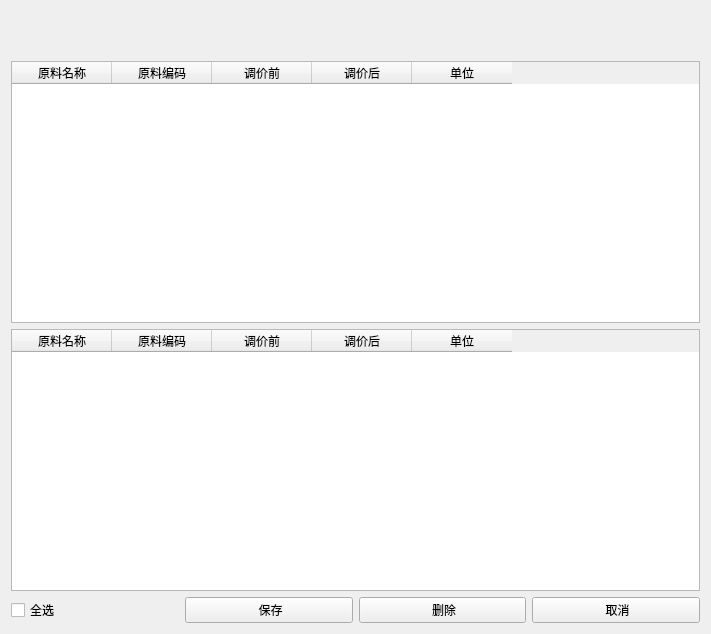
<?xml version="1.0" encoding="UTF-8"?>
<ui version="4.0">
 <class>addcostmaterial</class>
 <widget class="QWidget" name="addcostmaterial">
  <property name="geometry">
   <rect>
    <x>0</x>
    <y>0</y>
    <width>711</width>
    <height>634</height>
   </rect>
  </property>
  <property name="windowTitle">
   <string>Form</string>
  </property>
  <property name="styleSheet">
   <string notr="true"/>
  </property>
  <layout class="QVBoxLayout" name="verticalLayout">
   <item>
    <spacer name="horizontalSpacer">
     <property name="orientation">
      <enum>Qt::Horizontal</enum>
     </property>
     <property name="sizeHint" stdset="0">
      <size>
       <width>40</width>
       <height>25</height>
      </size>
     </property>
    </spacer>
   </item>
   <item>
    <spacer name="horizontalSpacer_2">
     <property name="orientation">
      <enum>Qt::Horizontal</enum>
     </property>
     <property name="sizeHint" stdset="0">
      <size>
       <width>40</width>
       <height>25</height>
      </size>
     </property>
    </spacer>
   </item>
   <item>
    <widget class="QTableWidget" name="tableWidgetData">
     <column>
      <property name="text">
       <string>原料名称</string>
      </property>
     </column>
     <column>
      <property name="text">
       <string>原料编码</string>
      </property>
     </column>
     <column>
      <property name="text">
       <string>调价前</string>
      </property>
     </column>
     <column>
      <property name="text">
       <string>调价后</string>
      </property>
     </column>
     <column>
      <property name="text">
       <string>单位</string>
      </property>
     </column>
    </widget>
   </item>
   <item>
    <widget class="QTableWidget" name="tableWidgetEditData">
     <column>
      <property name="text">
       <string>原料名称</string>
      </property>
     </column>
     <column>
      <property name="text">
       <string>原料编码</string>
      </property>
     </column>
     <column>
      <property name="text">
       <string>调价前</string>
      </property>
     </column>
     <column>
      <property name="text">
       <string>调价后</string>
      </property>
     </column>
     <column>
      <property name="text">
       <string>单位</string>
      </property>
     </column>
    </widget>
   </item>
   <item>
    <layout class="QHBoxLayout" name="horizontalLayout_2">
     <item>
      <widget class="QCheckBox" name="checkBoxAllSelect">
       <property name="text">
        <string>全选</string>
       </property>
       <property name="icon">
        <iconset resource="../../../res.qrc">
         <normaloff>:/image/image/全选.png</normaloff>:/image/image/全选.png</iconset>
       </property>
      </widget>
     </item>
     <item>
      <widget class="QPushButton" name="pushButtonSave">
       <property name="styleSheet">
        <string notr="true"/>
       </property>
       <property name="text">
        <string> 保存</string>
       </property>
       <property name="icon">
        <iconset resource="../../../res.qrc">
         <normaloff>:/image/image/save.png</normaloff>:/image/image/save.png</iconset>
       </property>
      </widget>
     </item>
     <item>
      <widget class="QPushButton" name="pushButtonDel">
       <property name="text">
        <string> 删除</string>
       </property>
       <property name="icon">
        <iconset resource="../../../res.qrc">
         <normaloff>:/image/image/删 除.png</normaloff>:/image/image/删 除.png</iconset>
       </property>
      </widget>
     </item>
     <item>
      <widget class="QPushButton" name="pushButtonCancel">
       <property name="text">
        <string> 取消</string>
       </property>
       <property name="icon">
        <iconset resource="../../../res.qrc">
         <normaloff>:/image/image/cancel.png</normaloff>:/image/image/cancel.png</iconset>
       </property>
      </widget>
     </item>
    </layout>
   </item>
  </layout>
 </widget>
 <resources>
  <include location="../../../res.qrc"/>
 </resources>
 <connections/>
</ui>
